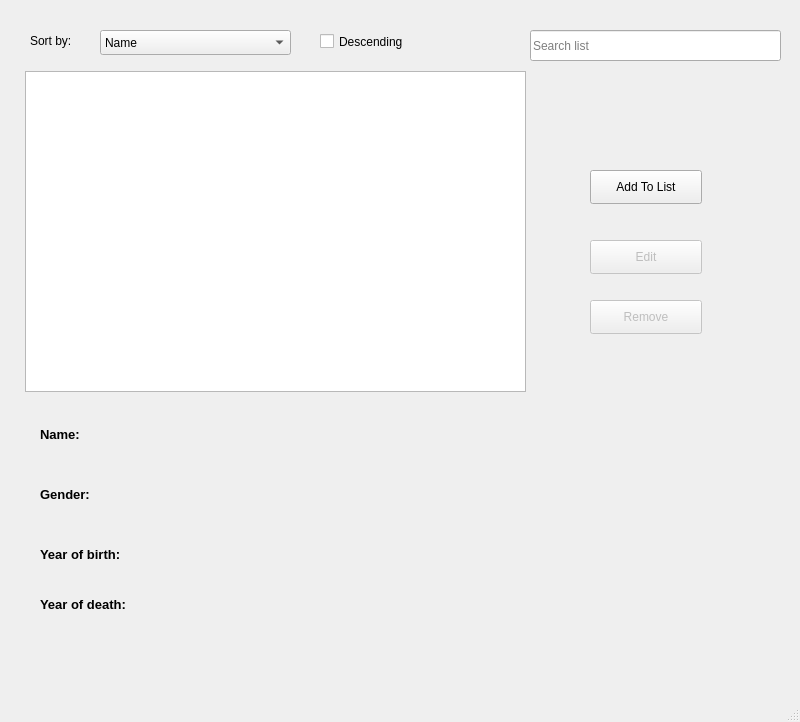
<?xml version="1.0" encoding="UTF-8"?>
<ui version="4.0">
 <class>PersonScreen</class>
 <widget class="QMainWindow" name="PersonScreen">
  <property name="geometry">
   <rect>
    <x>0</x>
    <y>0</y>
    <width>800</width>
    <height>722</height>
   </rect>
  </property>
  <property name="windowTitle">
   <string>Scientists</string>
  </property>
  <widget class="QWidget" name="centralwidget">
   <widget class="QLineEdit" name="textBoxSearchList">
    <property name="geometry">
     <rect>
      <x>530</x>
      <y>30</y>
      <width>251</width>
      <height>31</height>
     </rect>
    </property>
    <property name="placeholderText">
     <string>Search list</string>
    </property>
   </widget>
   <widget class="QPushButton" name="btnAddPersonToList">
    <property name="geometry">
     <rect>
      <x>590</x>
      <y>170</y>
      <width>112</width>
      <height>34</height>
     </rect>
    </property>
    <property name="text">
     <string>Add To List</string>
    </property>
   </widget>
   <widget class="QPushButton" name="btnRemove">
    <property name="enabled">
     <bool>false</bool>
    </property>
    <property name="geometry">
     <rect>
      <x>590</x>
      <y>300</y>
      <width>112</width>
      <height>34</height>
     </rect>
    </property>
    <property name="text">
     <string>Remove</string>
    </property>
   </widget>
   <widget class="QPushButton" name="btnEdit">
    <property name="enabled">
     <bool>false</bool>
    </property>
    <property name="geometry">
     <rect>
      <x>590</x>
      <y>240</y>
      <width>112</width>
      <height>34</height>
     </rect>
    </property>
    <property name="text">
     <string>Edit</string>
    </property>
   </widget>
   <widget class="QListWidget" name="listWidgetP">
    <property name="geometry">
     <rect>
      <x>25</x>
      <y>71</y>
      <width>501</width>
      <height>321</height>
     </rect>
    </property>
   </widget>
   <widget class="QLabel" name="labelName">
    <property name="geometry">
     <rect>
      <x>40</x>
      <y>425</y>
      <width>70</width>
      <height>19</height>
     </rect>
    </property>
    <property name="font">
     <font>
      <pointsize>10</pointsize>
      <weight>75</weight>
      <bold>true</bold>
     </font>
    </property>
    <property name="text">
     <string>Name:</string>
    </property>
    <property name="scaledContents">
     <bool>false</bool>
    </property>
   </widget>
   <widget class="QLabel" name="labelGender">
    <property name="geometry">
     <rect>
      <x>40</x>
      <y>485</y>
      <width>80</width>
      <height>19</height>
     </rect>
    </property>
    <property name="font">
     <font>
      <pointsize>10</pointsize>
      <weight>75</weight>
      <bold>true</bold>
     </font>
    </property>
    <property name="text">
     <string>Gender:</string>
    </property>
   </widget>
   <widget class="QLabel" name="labelBirthYear">
    <property name="geometry">
     <rect>
      <x>40</x>
      <y>545</y>
      <width>141</width>
      <height>19</height>
     </rect>
    </property>
    <property name="font">
     <font>
      <pointsize>10</pointsize>
      <weight>75</weight>
      <bold>true</bold>
     </font>
    </property>
    <property name="text">
     <string>Year of birth: </string>
    </property>
   </widget>
   <widget class="QLabel" name="labelDeathYear">
    <property name="geometry">
     <rect>
      <x>40</x>
      <y>595</y>
      <width>141</width>
      <height>19</height>
     </rect>
    </property>
    <property name="font">
     <font>
      <pointsize>10</pointsize>
      <weight>75</weight>
      <bold>true</bold>
     </font>
    </property>
    <property name="text">
     <string>Year of death: </string>
    </property>
   </widget>
   <widget class="QLabel" name="labelSetName">
    <property name="geometry">
     <rect>
      <x>130</x>
      <y>425</y>
      <width>391</width>
      <height>21</height>
     </rect>
    </property>
    <property name="font">
     <font>
      <pointsize>10</pointsize>
     </font>
    </property>
    <property name="text">
     <string/>
    </property>
   </widget>
   <widget class="QLabel" name="labelSetGender">
    <property name="geometry">
     <rect>
      <x>150</x>
      <y>485</y>
      <width>141</width>
      <height>19</height>
     </rect>
    </property>
    <property name="font">
     <font>
      <pointsize>10</pointsize>
     </font>
    </property>
    <property name="text">
     <string/>
    </property>
   </widget>
   <widget class="QLabel" name="labelSetBirthYear">
    <property name="geometry">
     <rect>
      <x>210</x>
      <y>545</y>
      <width>141</width>
      <height>19</height>
     </rect>
    </property>
    <property name="font">
     <font>
      <pointsize>10</pointsize>
     </font>
    </property>
    <property name="text">
     <string/>
    </property>
   </widget>
   <widget class="QLabel" name="labelSetDeathYear">
    <property name="geometry">
     <rect>
      <x>210</x>
      <y>595</y>
      <width>141</width>
      <height>19</height>
     </rect>
    </property>
    <property name="font">
     <font>
      <pointsize>10</pointsize>
     </font>
    </property>
    <property name="text">
     <string/>
    </property>
   </widget>
   <widget class="QComboBox" name="comboBoxSort">
    <property name="geometry">
     <rect>
      <x>100</x>
      <y>30</y>
      <width>191</width>
      <height>25</height>
     </rect>
    </property>
    <item>
     <property name="text">
      <string>Name</string>
     </property>
    </item>
    <item>
     <property name="text">
      <string>Gender</string>
     </property>
    </item>
    <item>
     <property name="text">
      <string>Year of Birth</string>
     </property>
    </item>
    <item>
     <property name="text">
      <string>Year of Death</string>
     </property>
    </item>
   </widget>
   <widget class="QCheckBox" name="checkBoxDescending">
    <property name="geometry">
     <rect>
      <x>320</x>
      <y>30</y>
      <width>151</width>
      <height>23</height>
     </rect>
    </property>
    <property name="font">
     <font>
      <pointsize>9</pointsize>
     </font>
    </property>
    <property name="text">
     <string>Descending</string>
    </property>
   </widget>
   <widget class="QLabel" name="label">
    <property name="geometry">
     <rect>
      <x>30</x>
      <y>30</y>
      <width>68</width>
      <height>21</height>
     </rect>
    </property>
    <property name="text">
     <string>Sort by:</string>
    </property>
   </widget>
  </widget>
  <widget class="QStatusBar" name="statusbar"/>
 </widget>
 <resources/>
 <connections/>
</ui>
